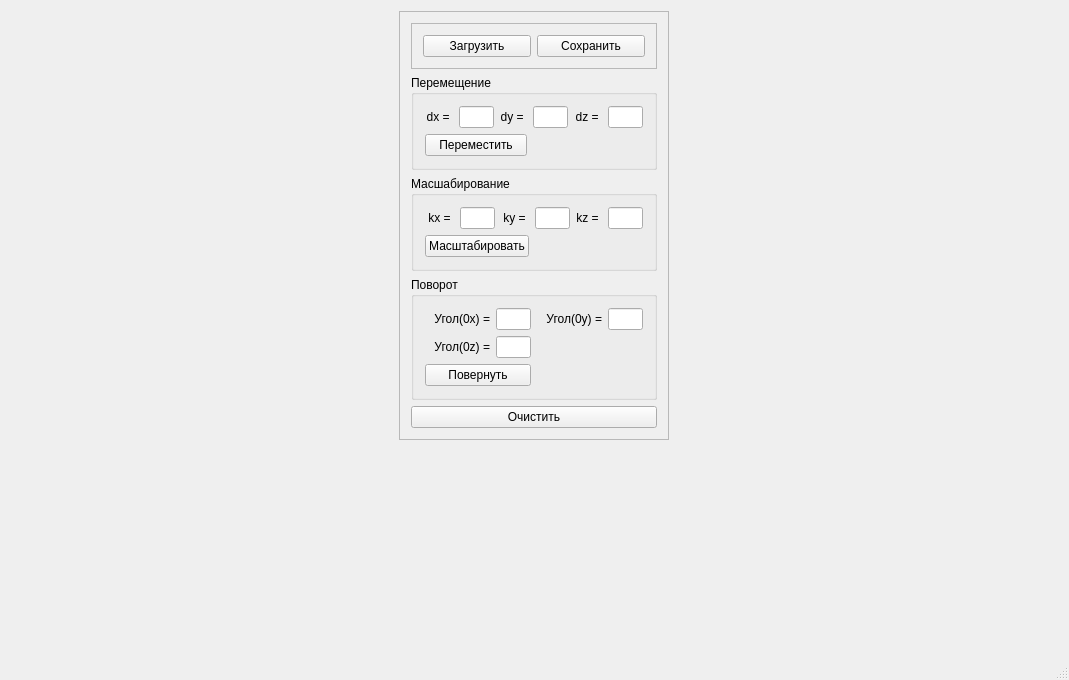
<?xml version="1.0" encoding="UTF-8"?>
<ui version="4.0">
 <class>MainWindow</class>
 <widget class="QMainWindow" name="MainWindow">
  <property name="geometry">
   <rect>
    <x>0</x>
    <y>0</y>
    <width>1069</width>
    <height>680</height>
   </rect>
  </property>
  <property name="sizePolicy">
   <sizepolicy hsizetype="Preferred" vsizetype="Preferred">
    <horstretch>0</horstretch>
    <verstretch>0</verstretch>
   </sizepolicy>
  </property>
  <property name="windowTitle">
   <string>MainWindow</string>
  </property>
  <widget class="QWidget" name="centralWidget">
   <layout class="QHBoxLayout" name="horizontalLayout">
    <item alignment="Qt::AlignTop">
     <widget class="QFrame" name="rightFrame">
      <property name="sizePolicy">
       <sizepolicy hsizetype="Maximum" vsizetype="Minimum">
        <horstretch>0</horstretch>
        <verstretch>0</verstretch>
       </sizepolicy>
      </property>
      <property name="frameShape">
       <enum>QFrame::StyledPanel</enum>
      </property>
      <property name="frameShadow">
       <enum>QFrame::Raised</enum>
      </property>
      <layout class="QVBoxLayout" name="verticalLayout">
       <item>
        <widget class="QFrame" name="buttonFrame">
         <property name="frameShape">
          <enum>QFrame::StyledPanel</enum>
         </property>
         <property name="frameShadow">
          <enum>QFrame::Raised</enum>
         </property>
         <layout class="QHBoxLayout" name="horizontalLayout_2">
          <item>
           <widget class="QPushButton" name="loadPushButton">
            <property name="text">
             <string>Загрузить</string>
            </property>
           </widget>
          </item>
          <item>
           <widget class="QPushButton" name="savePushButton">
            <property name="text">
             <string>Сохранить</string>
            </property>
           </widget>
          </item>
         </layout>
        </widget>
       </item>
       <item>
        <widget class="QGroupBox" name="moveGroupBox">
         <property name="sizePolicy">
          <sizepolicy hsizetype="Minimum" vsizetype="Maximum">
           <horstretch>0</horstretch>
           <verstretch>0</verstretch>
          </sizepolicy>
         </property>
         <property name="title">
          <string>Перемещение</string>
         </property>
         <layout class="QGridLayout" name="gridLayout">
          <item row="0" column="2">
           <widget class="QLabel" name="dyLabel">
            <property name="text">
             <string>dy = </string>
            </property>
            <property name="alignment">
             <set>Qt::AlignRight|Qt::AlignTrailing|Qt::AlignVCenter</set>
            </property>
           </widget>
          </item>
          <item row="0" column="3">
           <widget class="QLineEdit" name="dyLineEdit">
            <property name="minimumSize">
             <size>
              <width>35</width>
              <height>0</height>
             </size>
            </property>
            <property name="maximumSize">
             <size>
              <width>35</width>
              <height>16777215</height>
             </size>
            </property>
           </widget>
          </item>
          <item row="0" column="0">
           <widget class="QLabel" name="dxLabel">
            <property name="text">
             <string>dx = </string>
            </property>
            <property name="alignment">
             <set>Qt::AlignRight|Qt::AlignTrailing|Qt::AlignVCenter</set>
            </property>
           </widget>
          </item>
          <item row="0" column="1">
           <widget class="QLineEdit" name="dxLineEdit">
            <property name="sizePolicy">
             <sizepolicy hsizetype="Fixed" vsizetype="Fixed">
              <horstretch>0</horstretch>
              <verstretch>0</verstretch>
             </sizepolicy>
            </property>
            <property name="minimumSize">
             <size>
              <width>35</width>
              <height>0</height>
             </size>
            </property>
            <property name="maximumSize">
             <size>
              <width>35</width>
              <height>16777215</height>
             </size>
            </property>
           </widget>
          </item>
          <item row="0" column="4">
           <widget class="QLabel" name="dzLabel">
            <property name="text">
             <string>dz = </string>
            </property>
            <property name="alignment">
             <set>Qt::AlignRight|Qt::AlignTrailing|Qt::AlignVCenter</set>
            </property>
           </widget>
          </item>
          <item row="0" column="5">
           <widget class="QLineEdit" name="dzLineEdit">
            <property name="minimumSize">
             <size>
              <width>35</width>
              <height>0</height>
             </size>
            </property>
            <property name="maximumSize">
             <size>
              <width>35</width>
              <height>16777215</height>
             </size>
            </property>
           </widget>
          </item>
          <item row="1" column="0" colspan="3">
           <widget class="QPushButton" name="movePushButton">
            <property name="text">
             <string>Переместить</string>
            </property>
           </widget>
          </item>
         </layout>
        </widget>
       </item>
       <item>
        <widget class="QGroupBox" name="scalingGroupBox">
         <property name="sizePolicy">
          <sizepolicy hsizetype="Minimum" vsizetype="Maximum">
           <horstretch>0</horstretch>
           <verstretch>0</verstretch>
          </sizepolicy>
         </property>
         <property name="title">
          <string>Масшабирование</string>
         </property>
         <layout class="QGridLayout" name="gridLayout_2">
          <item row="0" column="0">
           <widget class="QLabel" name="kxLabel">
            <property name="text">
             <string>kx = </string>
            </property>
            <property name="alignment">
             <set>Qt::AlignRight|Qt::AlignTrailing|Qt::AlignVCenter</set>
            </property>
           </widget>
          </item>
          <item row="0" column="7">
           <widget class="QLineEdit" name="kzLineEdit">
            <property name="sizePolicy">
             <sizepolicy hsizetype="Fixed" vsizetype="Fixed">
              <horstretch>0</horstretch>
              <verstretch>0</verstretch>
             </sizepolicy>
            </property>
            <property name="minimumSize">
             <size>
              <width>35</width>
              <height>0</height>
             </size>
            </property>
            <property name="maximumSize">
             <size>
              <width>35</width>
              <height>16777215</height>
             </size>
            </property>
           </widget>
          </item>
          <item row="0" column="4">
           <widget class="QLineEdit" name="kyLineEdit">
            <property name="sizePolicy">
             <sizepolicy hsizetype="Fixed" vsizetype="Fixed">
              <horstretch>0</horstretch>
              <verstretch>0</verstretch>
             </sizepolicy>
            </property>
            <property name="minimumSize">
             <size>
              <width>35</width>
              <height>0</height>
             </size>
            </property>
            <property name="maximumSize">
             <size>
              <width>35</width>
              <height>16777215</height>
             </size>
            </property>
           </widget>
          </item>
          <item row="0" column="2">
           <widget class="QLabel" name="kyLabel">
            <property name="text">
             <string>ky = </string>
            </property>
            <property name="alignment">
             <set>Qt::AlignRight|Qt::AlignTrailing|Qt::AlignVCenter</set>
            </property>
           </widget>
          </item>
          <item row="0" column="1">
           <widget class="QLineEdit" name="kxLineEdit">
            <property name="sizePolicy">
             <sizepolicy hsizetype="Fixed" vsizetype="Fixed">
              <horstretch>0</horstretch>
              <verstretch>0</verstretch>
             </sizepolicy>
            </property>
            <property name="minimumSize">
             <size>
              <width>35</width>
              <height>0</height>
             </size>
            </property>
            <property name="maximumSize">
             <size>
              <width>35</width>
              <height>16777215</height>
             </size>
            </property>
           </widget>
          </item>
          <item row="0" column="5">
           <widget class="QLabel" name="kzLabel">
            <property name="text">
             <string>kz = </string>
            </property>
            <property name="alignment">
             <set>Qt::AlignRight|Qt::AlignTrailing|Qt::AlignVCenter</set>
            </property>
           </widget>
          </item>
          <item row="1" column="0" colspan="3">
           <widget class="QPushButton" name="scalingPushButton">
            <property name="text">
             <string>Масштабировать</string>
            </property>
           </widget>
          </item>
         </layout>
        </widget>
       </item>
       <item>
        <widget class="QGroupBox" name="rotationGroupBox">
         <property name="sizePolicy">
          <sizepolicy hsizetype="Minimum" vsizetype="Maximum">
           <horstretch>0</horstretch>
           <verstretch>0</verstretch>
          </sizepolicy>
         </property>
         <property name="title">
          <string>Поворот</string>
         </property>
         <layout class="QGridLayout" name="gridLayout_3">
          <item row="0" column="1">
           <widget class="QLineEdit" name="fixLineEdit">
            <property name="sizePolicy">
             <sizepolicy hsizetype="Fixed" vsizetype="Fixed">
              <horstretch>0</horstretch>
              <verstretch>0</verstretch>
             </sizepolicy>
            </property>
            <property name="minimumSize">
             <size>
              <width>35</width>
              <height>0</height>
             </size>
            </property>
            <property name="maximumSize">
             <size>
              <width>35</width>
              <height>16777215</height>
             </size>
            </property>
           </widget>
          </item>
          <item row="2" column="0">
           <widget class="QLabel" name="fizLabel">
            <property name="text">
             <string>Угол(0z) =</string>
            </property>
            <property name="alignment">
             <set>Qt::AlignRight|Qt::AlignTrailing|Qt::AlignVCenter</set>
            </property>
           </widget>
          </item>
          <item row="2" column="1">
           <widget class="QLineEdit" name="fizLineEdit">
            <property name="sizePolicy">
             <sizepolicy hsizetype="Fixed" vsizetype="Fixed">
              <horstretch>0</horstretch>
              <verstretch>0</verstretch>
             </sizepolicy>
            </property>
            <property name="minimumSize">
             <size>
              <width>35</width>
              <height>0</height>
             </size>
            </property>
            <property name="maximumSize">
             <size>
              <width>35</width>
              <height>16777215</height>
             </size>
            </property>
           </widget>
          </item>
          <item row="0" column="0">
           <widget class="QLabel" name="fixLabel">
            <property name="text">
             <string>Угол(0x) =</string>
            </property>
            <property name="alignment">
             <set>Qt::AlignRight|Qt::AlignTrailing|Qt::AlignVCenter</set>
            </property>
           </widget>
          </item>
          <item row="0" column="2">
           <widget class="QLabel" name="fiyLabel">
            <property name="text">
             <string>Угол(0y) =</string>
            </property>
            <property name="alignment">
             <set>Qt::AlignRight|Qt::AlignTrailing|Qt::AlignVCenter</set>
            </property>
           </widget>
          </item>
          <item row="0" column="4">
           <widget class="QLineEdit" name="fiyLineEdit">
            <property name="sizePolicy">
             <sizepolicy hsizetype="Fixed" vsizetype="Fixed">
              <horstretch>0</horstretch>
              <verstretch>0</verstretch>
             </sizepolicy>
            </property>
            <property name="minimumSize">
             <size>
              <width>35</width>
              <height>0</height>
             </size>
            </property>
            <property name="maximumSize">
             <size>
              <width>35</width>
              <height>16777215</height>
             </size>
            </property>
           </widget>
          </item>
          <item row="3" column="0" colspan="2">
           <widget class="QPushButton" name="rotationPushButton">
            <property name="text">
             <string>Повернуть</string>
            </property>
           </widget>
          </item>
         </layout>
        </widget>
       </item>
       <item>
        <widget class="QPushButton" name="cleanPushButton">
         <property name="text">
          <string>Очистить</string>
         </property>
        </widget>
       </item>
      </layout>
     </widget>
    </item>
   </layout>
  </widget>
  <widget class="QMenuBar" name="menuBar">
   <property name="geometry">
    <rect>
     <x>0</x>
     <y>0</y>
     <width>1069</width>
     <height>20</height>
    </rect>
   </property>
  </widget>
  <widget class="QStatusBar" name="statusBar"/>
 </widget>
 <layoutdefault spacing="6" margin="11"/>
 <resources/>
 <connections/>
 <slots>
  <slot>slot1()</slot>
 </slots>
</ui>
